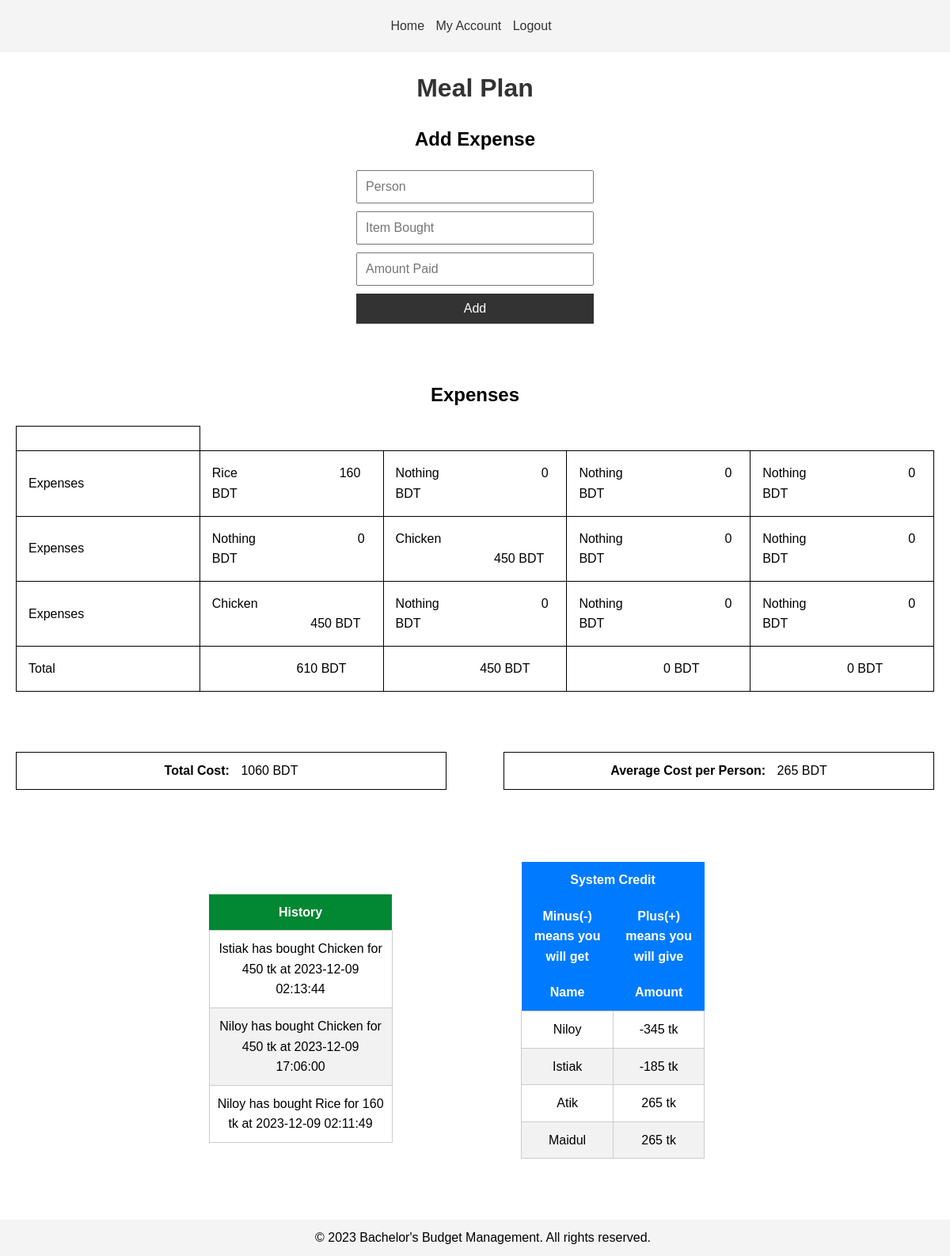
/php/plan.php (signed in), run on the app's committed database.
### tables this page shows
CREATE TABLE `badda5` (
  `Niloy` varchar(255) DEFAULT NULL,
  `Istiak` varchar(255) DEFAULT NULL,
  `Atik` varchar(255) DEFAULT NULL,
  `Maidul` varchar(255) DEFAULT NULL
);

### php/plan.php (the view, shortened to what this page needs)
<?php
 require_once('DBconnect.php');
 $phn = $_SESSION['phone'];
?>
<!DOCTYPE html>
<html lang="en">
<head>
  <link rel="stylesheet" href="styles.css">
</head>
<body>
  <header>
    <nav>
      <ul>
        <li><a href="index.php">Home</a></li>
        <li><a href="myaccount.php">My Account</a></li>
        <li><a href="logout.php">Logout</a></li>
      </ul>
    </nav>
  </header>
  <main>
    <h1>Meal Plan</h1>
    <section>
      <h2>Add Expense</h2>
      <form id="expenseForm" action="planc.php" method="post">
        <input type="text" id="person" name="person" placeholder="Person" required>
        <input type="text" id="item" name="item" placeholder="Item Bought" required>
        <input type="number" id="amount" name="amount" placeholder="Amount Paid" required>
        <button type="submit">Add</button>
      </form>
</section>
    <br>
    <br>
    <section>
      <h2>Expenses</h2>
      <?php
$query = "SELECT plan1 FROM users WHERE `phone` = '$phn'";
$result = mysqli_query($conn, $query);
$row = mysqli_fetch_array($result);
$plan1 = $row['plan1'];
?>
      <table id="expensesTable">
    <thead>
      <tr>
        <th></th>
      </tr>
    </thead>
    <tbody>
    <?php
          $queryNames = "SELECT * FROM `{$plan1}-names`";
      $queryAmounts = "SELECT * FROM `{$plan1}`";
      $resultNames = mysqli_query($conn, $queryNames);
      $resultAmounts = mysqli_query($conn, $queryAmounts);
      $totals = [];
      while($rowNames = mysqli_fetch_assoc($resultNames)) {
          if($rowAmounts = mysqli_fetch_assoc($resultAmounts)) {
              echo "<tr>";
              echo "<td>Expenses</td>";
              foreach($rowNames as $person => $item) {
                $price = empty($rowAmounts[$person]) ? 0 : $rowAmounts[$person];
                $item = empty($rowAmounts[$person]) ? 'Nothing' : $rowNames[$person];
                echo "<td>$item &nbsp;&nbsp;&nbsp;&nbsp;&nbsp;&nbsp;&nbsp;&nbsp;&nbsp;&nbsp;&nbsp;&nbsp;&nbsp;&nbsp;&nbsp;&nbsp;&nbsp;&nbsp;&nbsp;&nbsp;&nbsp;&nbsp;&nbsp;&nbsp;&nbsp;&nbsp;&nbsp;&nbsp;$price BDT</td>";
                  if (!isset($totals[$person])) {
                      $totals[$person] = 0;
                  }
                  $totals[$person] += $price;
              }
              echo "</tr>";
          }
      }
      echo "<tr>";
      echo "<td>Total</td>";
      foreach($totals as $person => $total) {
          echo "<td> &nbsp;&nbsp;&nbsp;&nbsp;&nbsp;&nbsp;&nbsp;&nbsp;&nbsp;&nbsp;&nbsp;&nbsp;&nbsp;&nbsp;&nbsp;&nbsp;&nbsp;&nbsp;&nbsp;&nbsp;&nbsp;&nbsp;&nbsp;&nbsp;$total BDT</td>";
      }
      echo "</tr>";
      $grandTotal = array_sum($totals);
      $average= $grandTotal/4;
          ?>
</tbody>
</table>
<br>
<br>
<br>
<div id="costSummary">
      <div class="costBox">
          <label for="totalCost">Total Cost:</label>
          <span id="totalCost"><?php echo $grandTotal; ?> BDT</span>
      </div>
            <div class="costBox">
              <label for="averageCost">Average Cost per Person:</label>
              <span id="averageCost"><?php echo $average ?> BDT</span>
            </div>
          </div>
    </section>
      <br>
      <br>
      <div class="table-container">
        <div class="table-wrapper">
            <table id="historyTable">
              <?php
                $query = "SELECT * FROM `{$plan1}-transactions` ORDER BY amount DESC LIMIT 5";
                $result = mysqli_query($conn, $query);
                echo '<table id="historyTable">';
                echo '<thead><tr><th>History</th></tr></thead>';
                echo '<tbody>';
                while ($row = mysqli_fetch_assoc($result)) {
                    $name = $row['name'];
                    $item = $row['item'];
                    $amount = $row['amount'];
                    $time = $row['timestamp'];
                    echo "<tr><td>$name has bought $item for $amount tk at $time</td></tr>";
                }
                echo '</tbody></table>';
                ?>
              </table>
        </div>
        <div class="table-wrapper">
          <?php
              $query = "SELECT * FROM `{$plan1}`";
              $result = mysqli_query($conn, $query);
              $totals = [];
              while($row = mysqli_fetch_assoc($result)) {
                  foreach($row as $name => $amount) {
                      if (!isset($totals[$name])) {
                          $totals[$name] = 0;
                      }
                      $totals[$name] += $amount;
                  }
              }
              $average = 0;
              if (count($totals) > 0) {
                $average = array_sum($totals) / count($totals);
               }
              echo '<table id="bankTable">';
              echo '<thead><tr><th colspan="2" style="text-align: center;">System Credit</th></tr></thead>';
              echo '<thead><tr><th> Minus(-) means you will get</th><th>Plus(+) means you will give</th></thead>';
              echo '<thead><tr><th>Name</th><th>Amount</th></tr></thead>';
              echo '<tbody>';
              foreach ($totals as $name => $total) {
                if ($average == 0) {
                    echo "<tr><td>$name</td><td>0 BDT</td></tr>";
                } else {
                    $adjustedAmount = $average - $total;
                    echo "<tr><td>$name</td><td>$adjustedAmount tk</td></tr>";
                }
            }
              echo '</tbody></table>';
              ?>
        </div>
      </div>
</main>
<br>
<br>
<br>
<br>
<footer>
  <p>&copy; 2023 Bachelor's Budget Management. All rights reserved.</p>
</footer>
</body>
</html>

### css/styles.css (style rules this page uses)
body, h1, p, ul, li { margin: 0; padding: 0; }
body { font-family: Arial, sans-serif; line-height: 1.6; text-align: center; }
header { background-color: #f4f4f4; padding: 10px; }
nav ul { list-style: none; padding: 10px; }
nav ul li { display: inline; margin-right: 10px; }
nav ul li a { text-decoration: none; color: #333; }
main { padding: 20px; }
h1 { color: #333; }
form { display: flex; flex-direction: column; width: 300px; margin: 0 auto; }
input { margin-bottom: 10px; padding: 10px; font-size: 1em; }
button { padding: 10px; font-size: 1em; background-color: #333; color: #fff; border: none; cursor: pointer; }
#costSummary { display: flex; justify-content: space-between; margin-bottom: 20px; }
.costBox { border: 1px solid black; padding: 10px; width: 45%; }
.costBox label { font-weight: bold; }
.costBox span { margin-left: 10px; }
#expensesTable { width: 100%; border-collapse: collapse; table-layout: fixed; }
#expensesTable th, #expensesTable td { border: 1px solid black; padding: 15px; text-align: left; word-wrap: break-word; }
.table-container { display: flex; justify-content: space-around; align-items: center; width: 100%; }
.table-wrapper { width: 40%; }
#historyTable { width: 50%; margin-top: 20px; margin-left: 40%; border-collapse: collapse; }
#historyTable thead th { background-color: #028733; color: white; padding: 10px; text-align: center; }
#historyTable tbody td { border: 1px solid #cccccc; padding: 10px; }
#historyTable tbody tr:nth-child(even) { background-color: #f2f2f2; }
#bankTable { width: 50%; border-collapse: collapse; margin-top: 20px; }
#bankTable thead th { background-color: #007BFF; color: white; padding: 10px; text-align: center; }
#bankTable tbody td { border: 1px solid #cccccc; padding: 10px; }
#bankTable tbody tr:nth-child(even) { background-color: #f2f2f2; }
footer { background-color: #f4f4f4; text-align: center; padding: 10px; position: fixed; bottom: 0; width: 100%; }

### data on the page
badda5-names: Niloy "Rice", item "Nothing", price "0"
badda5: Niloy "160"
badda5-names: item "Nothing", price "0", Istiak "Chicken"
badda5: Istiak "450"
badda5-names: Niloy "Chicken", item "Nothing", price "0"
badda5: Niloy "450"
badda5-transactions: name "Istiak", item "Chicken", amount "450", timestamp "2023-12-09 02:13:44"
badda5-transactions: name "Niloy", item "Chicken", amount "450", timestamp "2023-12-09 17:06:00"
badda5-transactions: name "Niloy", item "Rice", amount "160", timestamp "2023-12-09 02:11:49", adjustedAmount "-345"

### other printed values
$total "610"
$total "450"
$total "0"
$grandTotal "1060"
$average "265"
$name "Istiak"
$adjustedAmount "-185"
$name "Atik"
$adjustedAmount "265"
$name "Maidul"
